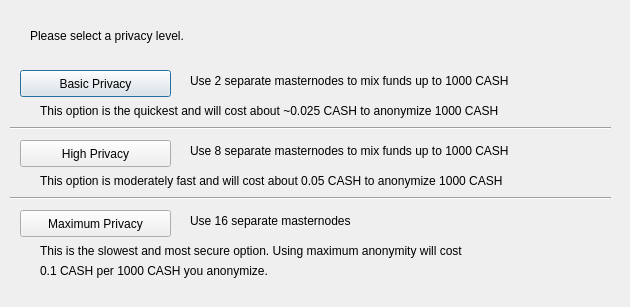
<?xml version="1.0" encoding="UTF-8"?>
<ui version="4.0">
 <class>DarksendConfig</class>
 <widget class="QDialog" name="DarksendConfig">
  <property name="geometry">
   <rect>
    <x>0</x>
    <y>0</y>
    <width>630</width>
    <height>307</height>
   </rect>
  </property>
  <property name="windowTitle">
   <string>Configure Darksend</string>
  </property>
  <widget class="QPushButton" name="buttonBasic">
   <property name="geometry">
    <rect>
     <x>20</x>
     <y>70</y>
     <width>151</width>
     <height>27</height>
    </rect>
   </property>
   <property name="text">
    <string>Basic Privacy</string>
   </property>
  </widget>
  <widget class="QPushButton" name="buttonHigh">
   <property name="geometry">
    <rect>
     <x>20</x>
     <y>140</y>
     <width>151</width>
     <height>27</height>
    </rect>
   </property>
   <property name="text">
    <string>High Privacy</string>
   </property>
  </widget>
  <widget class="QPushButton" name="buttonMax">
   <property name="geometry">
    <rect>
     <x>20</x>
     <y>210</y>
     <width>151</width>
     <height>27</height>
    </rect>
   </property>
   <property name="text">
    <string>Maximum Privacy</string>
   </property>
  </widget>
  <widget class="QLabel" name="label">
   <property name="geometry">
    <rect>
     <x>30</x>
     <y>20</y>
     <width>571</width>
     <height>31</height>
    </rect>
   </property>
   <property name="text">
    <string>Please select a privacy level.</string>
   </property>
  </widget>
  <widget class="QLabel" name="label_2">
   <property name="geometry">
    <rect>
     <x>190</x>
     <y>70</y>
     <width>421</width>
     <height>21</height>
    </rect>
   </property>
   <property name="text">
    <string>Use 2 separate masternodes to mix funds up to 1000 CASH</string>
   </property>
  </widget>
  <widget class="QLabel" name="label_3">
   <property name="geometry">
    <rect>
     <x>190</x>
     <y>140</y>
     <width>411</width>
     <height>21</height>
    </rect>
   </property>
   <property name="text">
    <string>Use 8 separate masternodes to mix funds up to 1000 CASH</string>
   </property>
  </widget>
  <widget class="QLabel" name="label_4">
   <property name="geometry">
    <rect>
     <x>190</x>
     <y>210</y>
     <width>421</width>
     <height>21</height>
    </rect>
   </property>
   <property name="text">
    <string>Use 16 separate masternodes</string>
   </property>
  </widget>
  <widget class="QLabel" name="label_6">
   <property name="geometry">
    <rect>
     <x>40</x>
     <y>100</y>
     <width>561</width>
     <height>21</height>
    </rect>
   </property>
   <property name="text">
    <string>This option is the quickest and will cost about ~0.025 CASH to anonymize 1000 CASH</string>
   </property>
  </widget>
  <widget class="QLabel" name="label_7">
   <property name="geometry">
    <rect>
     <x>40</x>
     <y>170</y>
     <width>561</width>
     <height>21</height>
    </rect>
   </property>
   <property name="text">
    <string>This option is moderately fast and will cost about 0.05 CASH to anonymize 1000 CASH</string>
   </property>
  </widget>
  <widget class="QLabel" name="label_8">
   <property name="geometry">
    <rect>
     <x>40</x>
     <y>240</y>
     <width>561</width>
     <height>21</height>
    </rect>
   </property>
   <property name="text">
    <string>This is the slowest and most secure option. Using maximum anonymity will cost</string>
   </property>
  </widget>
  <widget class="QLabel" name="label_9">
   <property name="geometry">
    <rect>
     <x>40</x>
     <y>260</y>
     <width>561</width>
     <height>21</height>
    </rect>
   </property>
   <property name="text">
    <string>0.1 CASH per 1000 CASH you anonymize.</string>
   </property>
  </widget>
  <widget class="Line" name="line">
   <property name="geometry">
    <rect>
     <x>10</x>
     <y>120</y>
     <width>601</width>
     <height>16</height>
    </rect>
   </property>
   <property name="orientation">
    <enum>Qt::Horizontal</enum>
   </property>
  </widget>
  <widget class="Line" name="line_2">
   <property name="geometry">
    <rect>
     <x>10</x>
     <y>190</y>
     <width>601</width>
     <height>16</height>
    </rect>
   </property>
   <property name="orientation">
    <enum>Qt::Horizontal</enum>
   </property>
  </widget>
 </widget>
 <resources/>
 <connections/>
</ui>
